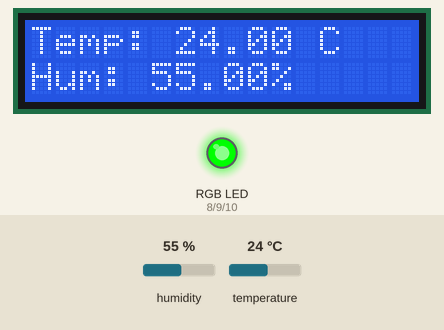
Bench run of a sketch on a simulated Arduino Uno, built with avr-gcc and run on an emulated ATmega328P. On the bench: 16×2 character LCD, an RGB LED mixed from three pins (HIGH = lit). The test bench sets the inputs (shaded band); at power-on: temperature 24 °C, humidity 55 %. What the sketch prints to the serial monitor is not drawn.

Above: at 3.2 s.
3.3 s: temperature set to 29 °C
At 5.5 s:
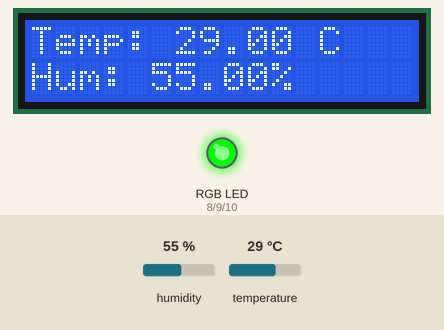
6.0 s: temperature set to 32 °C
At 7.6 s:
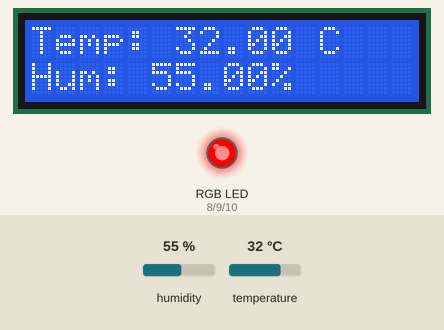
8.7 s: humidity set to 22 %
At 10.6 s:
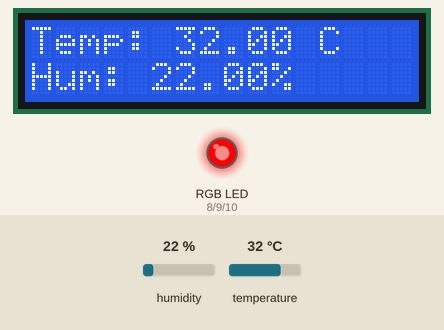
11.8 s: humidity set to 40 %
At 12.7 s:
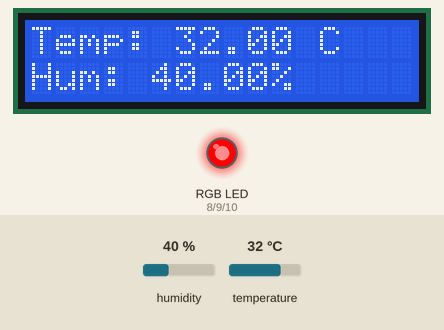
Timing chart, 0 to 14.8 s (numbered marks = the images above; inputs shaded):
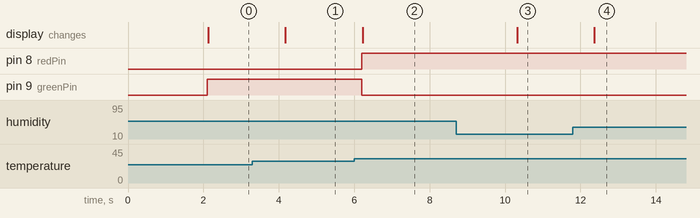

The sketch:

Temp_RGB.ino
```cpp
#include <Wire.h>
#include <LiquidCrystal_I2C.h>
#include <DHT.h>

// Pin Definitions
#define DHTPIN 2
#define DHTTYPE DHT11
const int redPin = 8;    // Digital pin for Red
const int greenPin = 9;  // PWM pin for Green
const int bluePin = 10;  // PWM pin for Blue

// Initialize objects
LiquidCrystal_I2C lcd(0x27, 16, 2);
DHT dht(DHTPIN, DHTTYPE);

void setup() {
  Serial.begin(9600); // 1. Configure baud rate for communication [3]

  lcd.begin();
  lcd.backlight();

  // Initial stage reading as shown in the hardware results [4, 5]
  lcd.setCursor(0, 0);
  lcd.print("!!EV-State!!");
  delay(2000);
  lcd.clear();

  dht.begin();
  pinMode(redPin, OUTPUT);
  pinMode(greenPin, OUTPUT);
  pinMode(bluePin, OUTPUT);
}

void loop() {
  float humidity = dht.readHumidity();
  float temperature = dht.readTemperature();

  if (isnan(humidity) || isnan(temperature)) {
    lcd.setCursor(0, 0);
    lcd.print("Sensor Error!");
    return;
  }

  // --- Updated RGB LED Logic based on your request ---
  if (temperature > 30) {
    // Red for temperatures above 30°C (High Temp Alert)
    setColor(255, 0, 0);
  }
  else if (temperature < 0) {
    // Blue for temperatures below 0°C (Freezing Alert)
    setColor(0, 0, 255);
  }
  else {
    // Green for temperatures between 0°C and 30°C (Optimal Window)
    setColor(0, 255, 0);
  }

  // Displaying data on the 16x2 LCD [5, 6]
  lcd.setCursor(0, 0);
  lcd.print("Temp: ");
  lcd.print(temperature);
  lcd.print(" C");

  lcd.setCursor(0, 1);
  lcd.print("Hum: ");
  lcd.print(humidity);
  lcd.print("%");

  // Transmitting data via Serial for IoT Gateway role [1, 2]
  Serial.print("T:"); Serial.print(temperature);
  Serial.print("|H:"); Serial.println(humidity);

  delay(2000);
}

// Function to handle the RGB LED state using Pin 8, 9, 10 configuration
void setColor(int redValue, int greenValue, int blueValue) {
  // Pin 8 is digital-only on the Uno
  digitalWrite(redPin, redValue > 127 ? HIGH : LOW);
  // Pins 9 and 10 support PWM
  analogWrite(greenPin, greenValue);
  analogWrite(bluePin, blueValue);
}
```

Measured:
- the behaviour switches between 30 and 31 °C on temperature (found by bisection; images 1 and 2)
- after the input at 3.3 s, the display: changes after 0.88 s (image 1)
- after the input at 6.0 s, pin 8 (redPin): LOW → HIGH after 0.20 s; pin 9 (greenPin): HIGH → LOW after 0.20 s; the display: changes after 0.22 s (image 2)
- after the input at 8.7 s, the display: changes after 1.6 s (image 3)
- after the input at 11.8 s, the display: changes after 0.57 s (image 4)
